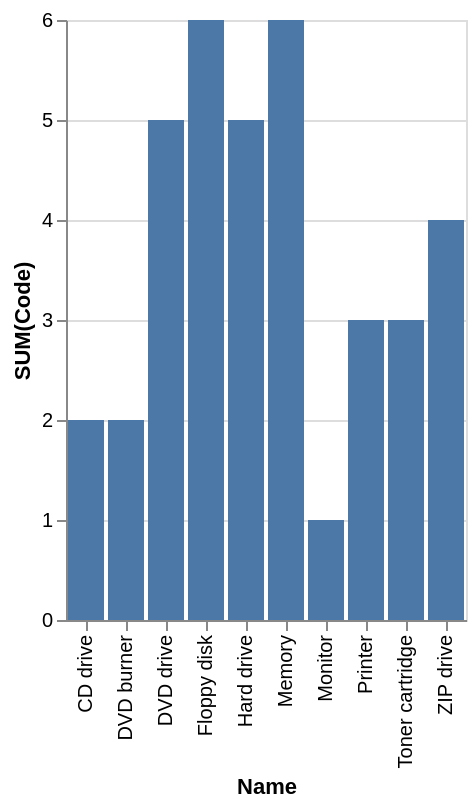

Vega-Lite specification for this chart:
### Vega-Lite specification from a JSON file in a GitHub repository (floating-point values rounded to 4 significant figures)
{"data": {"values": [{"x_data": "CD drive", "y_data": 2}, {"x_data": "DVD burner", "y_data": 2}, {"x_data": "DVD drive", "y_data": 5}, {"x_data": "Floppy disk", "y_data": 6}, {"x_data": "Hard drive", "y_data": 5}, {"x_data": "Memory", "y_data": 6}, {"x_data": "Monitor", "y_data": 1}, {"x_data": "Printer", "y_data": 3}, {"x_data": "Toner cartridge", "y_data": 3}, {"x_data": "ZIP drive", "y_data": 4}]}, "mark": "bar", "encoding": {"x": {"field": "x_data", "type": "nominal", "title": "Name", "sort": "ascending"}, "y": {"field": "y_data", "type": "quantitative", "title": "SUM(Code)"}}}
